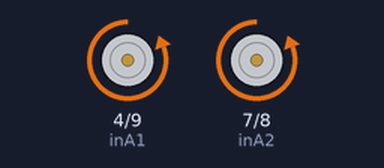
A sketch run on a simulated Arduino Uno, built with avr-gcc and run on an emulated ATmega328P. Parts: motor-driver pin pairs drawn as motors (green arrow = first pin HIGH = forward, orange = second pin HIGH = backward, longer = more drive, scaled by the enable pin).

Above: at 1.0 s.
At 3.0 s:
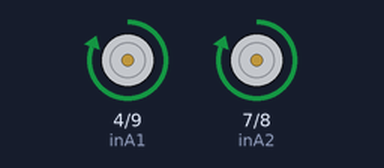
Timing chart, 0 to 5.2 s (numbered marks = the images above):
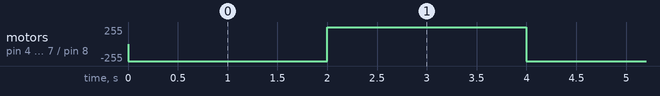

The sketch:

Test_Monster_moto_shield.ino
```cpp
//мотор-1
#define inA1 4
#define inB1 9
#define pwm1 6

//мотор-2
#define inA2 7
#define inB2 8
#define pwm2 5

void setup()
{
  pinMode(inA1, OUTPUT);
  pinMode(inB1, OUTPUT);
  pinMode(pwm1, OUTPUT);
  pinMode(inA2, OUTPUT);
  pinMode(inB2, OUTPUT);
  pinMode(pwm2, OUTPUT);
}

void loop()
{
  backward(1023, 1023);    //максимум 1023
  delay(2000);
  forward(1023, 1023);
  delay(2000);
}

void stop()
{
  analogWrite(pwm1, 0);
  digitalWrite(inA1, LOW);
  digitalWrite(inB1, LOW);
  analogWrite(pwm2, 0);
  digitalWrite(inA2, LOW);
  digitalWrite(inB2, LOW);
}

void forward(int speed1,int speed2)
{
  digitalWrite(inA1, HIGH);
  digitalWrite(inB1, LOW);
  analogWrite(pwm1, speed1);
  digitalWrite(inA2, HIGH);
  digitalWrite(inB2, LOW);
  analogWrite(pwm2, speed2);
}

void backward(int speed1,int speed2)
{
  digitalWrite(inA1, LOW);
  digitalWrite(inB1, HIGH);
  analogWrite(pwm1, speed1);
  digitalWrite(inA2, LOW);
  digitalWrite(inB2, HIGH);
  analogWrite(pwm2, speed2);
}
```

Measured:
- by itself, motor on pin 4 (inA1) / pin 9 (inB1), motor on pin 7 (inA2) / pin 8 (inB2): alternates forward 255/255 for 2.0 s and backward 255/255 for 2.0 s
